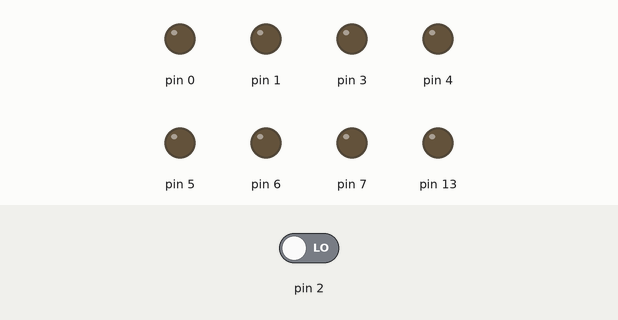
This sketch was run on a simulated Arduino Uno, built with avr-gcc and run on an emulated ATmega328P. Shown: output pins drawn as LEDs (lit = HIGH). The inputs (shaded band) are chosen by the test bench; at power-on: pin 2 LOW.

Above: at 1.2 s.
1.3 s: pin 2 driven HIGH
At 1.7 s:
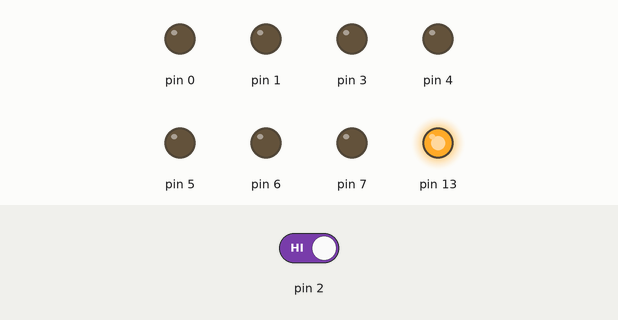
2.8 s: pin 2 driven LOW
At 4.0 s:
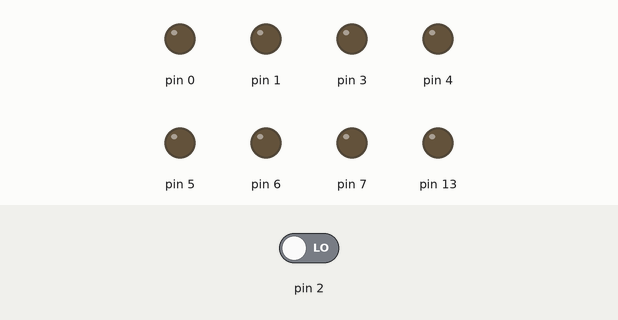
Timing chart, 0 to 5.8 s (numbered marks = the images above; inputs shaded):
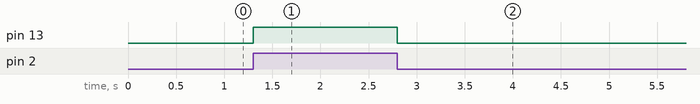

Measured:
- after the input at 1.3 s, pin 13: LOW → HIGH at once
- after the input at 2.8 s, pin 13: HIGH → LOW at once

The sketch:

Led.ino
```cpp
void setup() {
  DDRB |= (1 << DDB5);        // Set Pin 13 as an output.
  DDRD |= ~(1 << DDB2);       // Set Pin 2 as an input.
}

void loop() {
  if(((PIND >> 2) & 1) == 1){ // If Pin 2 reads HIGH
    PORTB |= (1 << PORTB5);   // Write HIGH to Pin 13
  } else {
    PORTB &= ~(1 << PORTB5);  // Write LOW to Pin 13
  }
}
```
